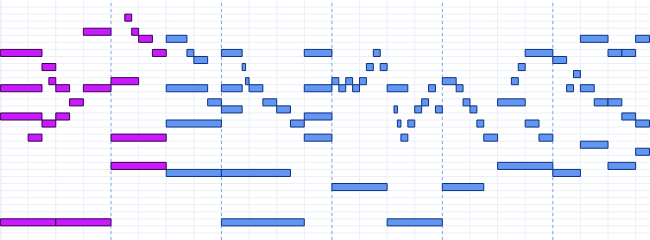

Notebook cell for this chart:
### Code cell
html_string = fig.to_html(full_html=False, include_plotlyjs='cdn', config=config)
plot_dict['midi_roll'] = html_string
with open(plot_dict_path, 'w') as f:
    json.dump(plot_dict, f)

fig.update_layout(
    width=650
)

fig.show(config=config)

### Figure 1 — Plotly figure (JSON) as saved in the notebook; plotly's stock layout.template omitted (floating-point values rounded to 4 significant figures)
{"data": [{"fill": "toself", "fillcolor": "#C91BFE", "hoverinfo": "text", "line": {"color": "#3A004C", "width": 1}, "mode": "lines", "text": "G2", "type": "scatter", "x": [0, 2.0, 2.0, 0, 0], "y": [42.5, 42.5, 43.5, 43.5, 42.5]}, {"fill": "toself", "fillcolor": "#C91BFE", "hoverinfo": "text", "line": {"color": "#3A004C", "width": 1}, "mode": "lines", "text": "A#3", "type": "scatter", "x": [0, 1.5, 1.5, 0, 0], "y": [57.5, 57.5, 58.5, 58.5, 57.5]}, {"fill": "toself", "fillcolor": "#C91BFE", "hoverinfo": "text", "line": {"color": "#3A004C", "width": 1}, "mode": "lines", "text": "D4", "type": "scatter", "x": [0, 1.5, 1.5, 0, 0], "y": [61.5, 61.5, 62.5, 62.5, 61.5]}, {"fill": "toself", "fillcolor": "#C91BFE", "hoverinfo": "text", "line": {"color": "#3A004C", "width": 1}, "mode": "lines", "text": "G4", "type": "scatter", "x": [0, 1.5, 1.5, 0, 0], "y": [66.5, 66.5, 67.5, 67.5, 66.5]}, {"fill": "toself", "fillcolor": "#C91BFE", "hoverinfo": "text", "line": {"color": "#3A004C", "width": 1}, "mode": "lines", "text": "G3", "type": "scatter", "x": [1.0, 1.5, 1.5, 1.0, 1.0], "y": [54.5, 54.5, 55.5, 55.5, 54.5]}, {"fill": "toself", "fillcolor": "#C91BFE", "hoverinfo": "text", "line": {"color": "#3A004C", "width": 1}, "mode": "lines", "text": "A3", "type": "scatter", "x": [1.5, 2.0, 2.0, 1.5, 1.5], "y": [56.5, 56.5, 57.5, 57.5, 56.5]}, {"fill": "toself", "fillcolor": "#C91BFE", "hoverinfo": "text", "line": {"color": "#3A004C", "width": 1}, "mode": "lines", "text": "F4", "type": "scatter", "x": [1.5, 2.0, 2.0, 1.5, 1.5], "y": [64.5, 64.5, 65.5, 65.5, 64.5]}, {"fill": "toself", "fillcolor": "#C91BFE", "hoverinfo": "text", "line": {"color": "#3A004C", "width": 1}, "mode": "lines", "text": "D#4", "type": "scatter", "x": [1.75, 2.0, 2.0, 1.75, 1.75], "y": [62.5, 62.5, 63.5, 63.5, 62.5]}, {"fill": "toself", "fillcolor": "#C91BFE", "hoverinfo": "text", "line": {"color": "#3A004C", "width": 1}, "mode": "lines", "text": "G2", "type": "scatter", "x": [2.0, 4.0, 4.0, 2.0, 2.0], "y": [42.5, 42.5, 43.5, 43.5, 42.5]}, {"fill": "toself", "fillcolor": "#C91BFE", "hoverinfo": "text", "line": {"color": "#3A004C", "width": 1}, "mode": "lines", "text": "A#3", "type": "scatter", "x": [2.0, 2.5, 2.5, 2.0, 2.0], "y": [57.5, 57.5, 58.5, 58.5, 57.5]}, {"fill": "toself", "fillcolor": "#C91BFE", "hoverinfo": "text", "line": {"color": "#3A004C", "width": 1}, "mode": "lines", "text": "D4", "type": "scatter", "x": [2.0, 2.5, 2.5, 2.0, 2.0], "y": [61.5, 61.5, 62.5, 62.5, 61.5]}, {"fill": "toself", "fillcolor": "#C91BFE", "hoverinfo": "text", "line": {"color": "#3A004C", "width": 1}, "mode": "lines", "text": "C4", "type": "scatter", "x": [2.5, 3.0, 3.0, 2.5, 2.5], "y": [59.5, 59.5, 60.5, 60.5, 59.5]}, {"fill": "toself", "fillcolor": "#C91BFE", "hoverinfo": "text", "line": {"color": "#3A004C", "width": 1}, "mode": "lines", "text": "D4", "type": "scatter", "x": [3.0, 4.0, 4.0, 3.0, 3.0], "y": [61.5, 61.5, 62.5, 62.5, 61.5]}, {"fill": "toself", "fillcolor": "#C91BFE", "hoverinfo": "text", "line": {"color": "#3A004C", "width": 1}, "mode": "lines", "text": "A#4", "type": "scatter", "x": [3.0, 4.0, 4.0, 3.0, 3.0], "y": [69.5, 69.5, 70.5, 70.5, 69.5]}, {"fill": "toself", "fillcolor": "#C91BFE", "hoverinfo": "text", "line": {"color": "#3A004C", "width": 1}, "mode": "lines", "text": "D#3", "type": "scatter", "x": [4.0, 6.0, 6.0, 4.0, 4.0], "y": [50.5, 50.5, 51.5, 51.5, 50.5]}, {"fill": "toself", "fillcolor": "#C91BFE", "hoverinfo": "text", "line": {"color": "#3A004C", "width": 1}, "mode": "lines", "text": "G3", "type": "scatter", "x": [4.0, 6.0, 6.0, 4.0, 4.0], "y": [54.5, 54.5, 55.5, 55.5, 54.5]}, {"fill": "toself", "fillcolor": "#C91BFE", "hoverinfo": "text", "line": {"color": "#3A004C", "width": 1}, "mode": "lines", "text": "D#4", "type": "scatter", "x": [4.0, 5.0, 5.0, 4.0, 4.0], "y": [62.5, 62.5, 63.5, 63.5, 62.5]}, {"fill": "toself", "fillcolor": "#C91BFE", "hoverinfo": "text", "line": {"color": "#3A004C", "width": 1}, "mode": "lines", "text": "C5", "type": "scatter", "x": [4.5, 4.75, 4.75, 4.5, 4.5], "y": [71.5, 71.5, 72.5, 72.5, 71.5]}, {"fill": "toself", "fillcolor": "#C91BFE", "hoverinfo": "text", "line": {"color": "#3A004C", "width": 1}, "mode": "lines", "text": "A#4", "type": "scatter", "x": [4.75, 5.0, 5.0, 4.75, 4.75], "y": [69.5, 69.5, 70.5, 70.5, 69.5]}, {"fill": "toself", "fillcolor": "#C91BFE", "hoverinfo": "text", "line": {"color": "#3A004C", "width": 1}, "mode": "lines", "text": "A4", "type": "scatter", "x": [5.0, 5.5, 5.5, 5.0, 5.0], "y": [68.5, 68.5, 69.5, 69.5, 68.5]}, {"fill": "toself", "fillcolor": "#C91BFE", "hoverinfo": "text", "line": {"color": "#3A004C", "width": 1}, "mode": "lines", "text": "G4", "type": "scatter", "x": [5.5, 6.0, 6.0, 5.5, 5.5], "y": [66.5, 66.5, 67.5, 67.5, 66.5]}, {"fill": "toself", "fillcolor": "#6395F2", "hoverinfo": "text", "line": {"color": "#0A337F", "width": 1}, "mode": "lines", "text": "D3", "type": "scatter", "x": [6.0, 8.0, 8.0, 6.0, 6.0], "y": [49.5, 49.5, 50.5, 50.5, 49.5]}, {"fill": "toself", "fillcolor": "#6395F2", "hoverinfo": "text", "line": {"color": "#0A337F", "width": 1}, "mode": "lines", "text": "A3", "type": "scatter", "x": [6.0, 8.0, 8.0, 6.0, 6.0], "y": [56.5, 56.5, 57.5, 57.5, 56.5]}, {"fill": "toself", "fillcolor": "#6395F2", "hoverinfo": "text", "line": {"color": "#0A337F", "width": 1}, "mode": "lines", "text": "D4", "type": "scatter", "x": [6.0, 7.5, 7.5, 6.0, 6.0], "y": [61.5, 61.5, 62.5, 62.5, 61.5]}, {"fill": "toself", "fillcolor": "#6395F2", "hoverinfo": "text", "line": {"color": "#0A337F", "width": 1}, "mode": "lines", "text": "A4", "type": "scatter", "x": [6.0, 6.75, 6.75, 6.0, 6.0], "y": [68.5, 68.5, 69.5, 69.5, 68.5]}, {"fill": "toself", "fillcolor": "#6395F2", "hoverinfo": "text", "line": {"color": "#0A337F", "width": 1}, "mode": "lines", "text": "G4", "type": "scatter", "x": [6.75, 7.0, 7.0, 6.75, 6.75], "y": [66.5, 66.5, 67.5, 67.5, 66.5]}, {"fill": "toself", "fillcolor": "#6395F2", "hoverinfo": "text", "line": {"color": "#0A337F", "width": 1}, "mode": "lines", "text": "F#4", "type": "scatter", "x": [7.0, 7.5, 7.5, 7.0, 7.0], "y": [65.5, 65.5, 66.5, 66.5, 65.5]}, {"fill": "toself", "fillcolor": "#6395F2", "hoverinfo": "text", "line": {"color": "#0A337F", "width": 1}, "mode": "lines", "text": "C4", "type": "scatter", "x": [7.5, 8.0, 8.0, 7.5, 7.5], "y": [59.5, 59.5, 60.5, 60.5, 59.5]}, {"fill": "toself", "fillcolor": "#6395F2", "hoverinfo": "text", "line": {"color": "#0A337F", "width": 1}, "mode": "lines", "text": "G2", "type": "scatter", "x": [8.0, 11.0, 11.0, 8.0, 8.0], "y": [42.5, 42.5, 43.5, 43.5, 42.5]}, {"fill": "toself", "fillcolor": "#6395F2", "hoverinfo": "text", "line": {"color": "#0A337F", "width": 1}, "mode": "lines", "text": "D3", "type": "scatter", "x": [8.0, 10.5, 10.5, 8.0, 8.0], "y": [49.5, 49.5, 50.5, 50.5, 49.5]}, {"fill": "toself", "fillcolor": "#6395F2", "hoverinfo": "text", "line": {"color": "#0A337F", "width": 1}, "mode": "lines", "text": "B3", "type": "scatter", "x": [8.0, 8.75, 8.75, 8.0, 8.0], "y": [58.5, 58.5, 59.5, 59.5, 58.5]}, {"fill": "toself", "fillcolor": "#6395F2", "hoverinfo": "text", "line": {"color": "#0A337F", "width": 1}, "mode": "lines", "text": "D4", "type": "scatter", "x": [8.0, 8.75, 8.75, 8.0, 8.0], "y": [61.5, 61.5, 62.5, 62.5, 61.5]}, {"fill": "toself", "fillcolor": "#6395F2", "hoverinfo": "text", "line": {"color": "#0A337F", "width": 1}, "mode": "lines", "text": "G4", "type": "scatter", "x": [8.0, 8.75, 8.75, 8.0, 8.0], "y": [66.5, 66.5, 67.5, 67.5, 66.5]}, {"fill": "toself", "fillcolor": "#6395F2", "hoverinfo": "text", "line": {"color": "#0A337F", "width": 1}, "mode": "lines", "text": "F4", "type": "scatter", "x": [8.75, 8.873, 8.873, 8.75, 8.75], "y": [64.5, 64.5, 65.5, 65.5, 64.5]}, {"fill": "toself", "fillcolor": "#6395F2", "hoverinfo": "text", "line": {"color": "#0A337F", "width": 1}, "mode": "lines", "text": "D#4", "type": "scatter", "x": [8.873, 9.0, 9.0, 8.873, 8.873], "y": [62.5, 62.5, 63.5, 63.5, 62.5]}, {"fill": "toself", "fillcolor": "#6395F2", "hoverinfo": "text", "line": {"color": "#0A337F", "width": 1}, "mode": "lines", "text": "D4", "type": "scatter", "x": [9.0, 9.5, 9.5, 9.0, 9.0], "y": [61.5, 61.5, 62.5, 62.5, 61.5]}, {"fill": "toself", "fillcolor": "#6395F2", "hoverinfo": "text", "line": {"color": "#0A337F", "width": 1}, "mode": "lines", "text": "C4", "type": "scatter", "x": [9.5, 10.0, 10.0, 9.5, 9.5], "y": [59.5, 59.5, 60.5, 60.5, 59.5]}, {"fill": "toself", "fillcolor": "#6395F2", "hoverinfo": "text", "line": {"color": "#0A337F", "width": 1}, "mode": "lines", "text": "B3", "type": "scatter", "x": [10.0, 10.5, 10.5, 10.0, 10.0], "y": [58.5, 58.5, 59.5, 59.5, 58.5]}, {"fill": "toself", "fillcolor": "#6395F2", "hoverinfo": "text", "line": {"color": "#0A337F", "width": 1}, "mode": "lines", "text": "A3", "type": "scatter", "x": [10.5, 11.0, 11.0, 10.5, 10.5], "y": [56.5, 56.5, 57.5, 57.5, 56.5]}, {"fill": "toself", "fillcolor": "#6395F2", "hoverinfo": "text", "line": {"color": "#0A337F", "width": 1}, "mode": "lines", "text": "G3", "type": "scatter", "x": [11.0, 12.0, 12.0, 11.0, 11.0], "y": [54.5, 54.5, 55.5, 55.5, 54.5]}, {"fill": "toself", "fillcolor": "#6395F2", "hoverinfo": "text", "line": {"color": "#0A337F", "width": 1}, "mode": "lines", "text": "A#3", "type": "scatter", "x": [11.0, 12.0, 12.0, 11.0, 11.0], "y": [57.5, 57.5, 58.5, 58.5, 57.5]}, {"fill": "toself", "fillcolor": "#6395F2", "hoverinfo": "text", "line": {"color": "#0A337F", "width": 1}, "mode": "lines", "text": "D4", "type": "scatter", "x": [11.0, 12.0, 12.0, 11.0, 11.0], "y": [61.5, 61.5, 62.5, 62.5, 61.5]}, {"fill": "toself", "fillcolor": "#6395F2", "hoverinfo": "text", "line": {"color": "#0A337F", "width": 1}, "mode": "lines", "text": "G4", "type": "scatter", "x": [11.0, 12.0, 12.0, 11.0, 11.0], "y": [66.5, 66.5, 67.5, 67.5, 66.5]}, {"fill": "toself", "fillcolor": "#6395F2", "hoverinfo": "text", "line": {"color": "#0A337F", "width": 1}, "mode": "lines", "text": "C3", "type": "scatter", "x": [12.0, 14.0, 14.0, 12.0, 12.0], "y": [47.5, 47.5, 48.5, 48.5, 47.5]}, {"fill": "toself", "fillcolor": "#6395F2", "hoverinfo": "text", "line": {"color": "#0A337F", "width": 1}, "mode": "lines", "text": "D#4", "type": "scatter", "x": [12.0, 12.25, 12.25, 12.0, 12.0], "y": [62.5, 62.5, 63.5, 63.5, 62.5]}, {"fill": "toself", "fillcolor": "#6395F2", "hoverinfo": "text", "line": {"color": "#0A337F", "width": 1}, "mode": "lines", "text": "D4", "type": "scatter", "x": [12.25, 12.5, 12.5, 12.25, 12.25], "y": [61.5, 61.5, 62.5, 62.5, 61.5]}, {"fill": "toself", "fillcolor": "#6395F2", "hoverinfo": "text", "line": {"color": "#0A337F", "width": 1}, "mode": "lines", "text": "D#4", "type": "scatter", "x": [12.5, 12.75, 12.75, 12.5, 12.5], "y": [62.5, 62.5, 63.5, 63.5, 62.5]}, {"fill": "toself", "fillcolor": "#6395F2", "hoverinfo": "text", "line": {"color": "#0A337F", "width": 1}, "mode": "lines", "text": "D4", "type": "scatter", "x": [12.75, 13.0, 13.0, 12.75, 12.75], "y": [61.5, 61.5, 62.5, 62.5, 61.5]}, {"fill": "toself", "fillcolor": "#6395F2", "hoverinfo": "text", "line": {"color": "#0A337F", "width": 1}, "mode": "lines", "text": "D#4", "type": "scatter", "x": [13.0, 13.25, 13.25, 13.0, 13.0], "y": [62.5, 62.5, 63.5, 63.5, 62.5]}, {"fill": "toself", "fillcolor": "#6395F2", "hoverinfo": "text", "line": {"color": "#0A337F", "width": 1}, "mode": "lines", "text": "F4", "type": "scatter", "x": [13.25, 13.5, 13.5, 13.25, 13.25], "y": [64.5, 64.5, 65.5, 65.5, 64.5]}, {"fill": "toself", "fillcolor": "#6395F2", "hoverinfo": "text", "line": {"color": "#0A337F", "width": 1}, "mode": "lines", "text": "G4", "type": "scatter", "x": [13.5, 13.75, 13.75, 13.5, 13.5], "y": [66.5, 66.5, 67.5, 67.5, 66.5]}, {"fill": "toself", "fillcolor": "#6395F2", "hoverinfo": "text", "line": {"color": "#0A337F", "width": 1}, "mode": "lines", "text": "F4", "type": "scatter", "x": [13.75, 14.0, 14.0, 13.75, 13.75], "y": [64.5, 64.5, 65.5, 65.5, 64.5]}, {"fill": "toself", "fillcolor": "#6395F2", "hoverinfo": "text", "line": {"color": "#0A337F", "width": 1}, "mode": "lines", "text": "G2", "type": "scatter", "x": [14.0, 16.0, 16.0, 14.0, 14.0], "y": [42.5, 42.5, 43.5, 43.5, 42.5]}, {"fill": "toself", "fillcolor": "#6395F2", "hoverinfo": "text", "line": {"color": "#0A337F", "width": 1}, "mode": "lines", "text": "D4", "type": "scatter", "x": [14.0, 14.75, 14.75, 14.0, 14.0], "y": [61.5, 61.5, 62.5, 62.5, 61.5]}, {"fill": "toself", "fillcolor": "#6395F2", "hoverinfo": "text", "line": {"color": "#0A337F", "width": 1}, "mode": "lines", "text": "B3", "type": "scatter", "x": [14.25, 14.37, 14.37, 14.25, 14.25], "y": [58.5, 58.5, 59.5, 59.5, 58.5]}, {"fill": "toself", "fillcolor": "#6395F2", "hoverinfo": "text", "line": {"color": "#0A337F", "width": 1}, "mode": "lines", "text": "A3", "type": "scatter", "x": [14.37, 14.5, 14.5, 14.37, 14.37], "y": [56.5, 56.5, 57.5, 57.5, 56.5]}, {"fill": "toself", "fillcolor": "#6395F2", "hoverinfo": "text", "line": {"color": "#0A337F", "width": 1}, "mode": "lines", "text": "G3", "type": "scatter", "x": [14.5, 14.75, 14.75, 14.5, 14.5], "y": [54.5, 54.5, 55.5, 55.5, 54.5]}, {"fill": "toself", "fillcolor": "#6395F2", "hoverinfo": "text", "line": {"color": "#0A337F", "width": 1}, "mode": "lines", "text": "A3", "type": "scatter", "x": [14.75, 15.0, 15.0, 14.75, 14.75], "y": [56.5, 56.5, 57.5, 57.5, 56.5]}, {"fill": "toself", "fillcolor": "#6395F2", "hoverinfo": "text", "line": {"color": "#0A337F", "width": 1}, "mode": "lines", "text": "B3", "type": "scatter", "x": [15.0, 15.25, 15.25, 15.0, 15.0], "y": [58.5, 58.5, 59.5, 59.5, 58.5]}, {"fill": "toself", "fillcolor": "#6395F2", "hoverinfo": "text", "line": {"color": "#0A337F", "width": 1}, "mode": "lines", "text": "C4", "type": "scatter", "x": [15.25, 15.5, 15.5, 15.25, 15.25], "y": [59.5, 59.5, 60.5, 60.5, 59.5]}, {"fill": "toself", "fillcolor": "#6395F2", "hoverinfo": "text", "line": {"color": "#0A337F", "width": 1}, "mode": "lines", "text": "D4", "type": "scatter", "x": [15.5, 15.75, 15.75, 15.5, 15.5], "y": [61.5, 61.5, 62.5, 62.5, 61.5]}, {"fill": "toself", "fillcolor": "#6395F2", "hoverinfo": "text", "line": {"color": "#0A337F", "width": 1}, "mode": "lines", "text": "B3", "type": "scatter", "x": [15.75, 16.0, 16.0, 15.75, 15.75], "y": [58.5, 58.5, 59.5, 59.5, 58.5]}, {"fill": "toself", "fillcolor": "#6395F2", "hoverinfo": "text", "line": {"color": "#0A337F", "width": 1}, "mode": "lines", "text": "C3", "type": "scatter", "x": [16.0, 17.5, 17.5, 16.0, 16.0], "y": [47.5, 47.5, 48.5, 48.5, 47.5]}, {"fill": "toself", "fillcolor": "#6395F2", "hoverinfo": "text", "line": {"color": "#0A337F", "width": 1}, "mode": "lines", "text": "D#4", "type": "scatter", "x": [16.0, 16.5, 16.5, 16.0, 16.0], "y": [62.5, 62.5, 63.5, 63.5, 62.5]}, {"fill": "toself", "fillcolor": "#6395F2", "hoverinfo": "text", "line": {"color": "#0A337F", "width": 1}, "mode": "lines", "text": "D4", "type": "scatter", "x": [16.5, 16.75, 16.75, 16.5, 16.5], "y": [61.5, 61.5, 62.5, 62.5, 61.5]}, {"fill": "toself", "fillcolor": "#6395F2", "hoverinfo": "text", "line": {"color": "#0A337F", "width": 1}, "mode": "lines", "text": "C4", "type": "scatter", "x": [16.75, 17.0, 17.0, 16.75, 16.75], "y": [59.5, 59.5, 60.5, 60.5, 59.5]}, {"fill": "toself", "fillcolor": "#6395F2", "hoverinfo": "text", "line": {"color": "#0A337F", "width": 1}, "mode": "lines", "text": "B3", "type": "scatter", "x": [17.0, 17.25, 17.25, 17.0, 17.0], "y": [58.5, 58.5, 59.5, 59.5, 58.5]}, {"fill": "toself", "fillcolor": "#6395F2", "hoverinfo": "text", "line": {"color": "#0A337F", "width": 1}, "mode": "lines", "text": "A3", "type": "scatter", "x": [17.25, 17.5, 17.5, 17.25, 17.25], "y": [56.5, 56.5, 57.5, 57.5, 56.5]}, {"fill": "toself", "fillcolor": "#6395F2", "hoverinfo": "text", "line": {"color": "#0A337F", "width": 1}, "mode": "lines", "text": "G3", "type": "scatter", "x": [17.5, 18.0, 18.0, 17.5, 17.5], "y": [54.5, 54.5, 55.5, 55.5, 54.5]}, {"fill": "toself", "fillcolor": "#6395F2", "hoverinfo": "text", "line": {"color": "#0A337F", "width": 1}, "mode": "lines", "text": "D#3", "type": "scatter", "x": [18.0, 20.0, 20.0, 18.0, 18.0], "y": [50.5, 50.5, 51.5, 51.5, 50.5]}, {"fill": "toself", "fillcolor": "#6395F2", "hoverinfo": "text", "line": {"color": "#0A337F", "width": 1}, "mode": "lines", "text": "C4", "type": "scatter", "x": [18.0, 19.0, 19.0, 18.0, 18.0], "y": [59.5, 59.5, 60.5, 60.5, 59.5]}, {"fill": "toself", "fillcolor": "#6395F2", "hoverinfo": "text", "line": {"color": "#0A337F", "width": 1}, "mode": "lines", "text": "D#4", "type": "scatter", "x": [18.5, 18.75, 18.75, 18.5, 18.5], "y": [62.5, 62.5, 63.5, 63.5, 62.5]}, {"fill": "toself", "fillcolor": "#6395F2", "hoverinfo": "text", "line": {"color": "#0A337F", "width": 1}, "mode": "lines", "text": "F4", "type": "scatter", "x": [18.75, 19.0, 19.0, 18.75, 18.75], "y": [64.5, 64.5, 65.5, 65.5, 64.5]}, {"fill": "toself", "fillcolor": "#6395F2", "hoverinfo": "text", "line": {"color": "#0A337F", "width": 1}, "mode": "lines", "text": "G4", "type": "scatter", "x": [19.0, 20.0, 20.0, 19.0, 19.0], "y": [66.5, 66.5, 67.5, 67.5, 66.5]}, {"fill": "toself", "fillcolor": "#6395F2", "hoverinfo": "text", "line": {"color": "#0A337F", "width": 1}, "mode": "lines", "text": "A3", "type": "scatter", "x": [19.0, 19.5, 19.5, 19.0, 19.0], "y": [56.5, 56.5, 57.5, 57.5, 56.5]}, {"fill": "toself", "fillcolor": "#6395F2", "hoverinfo": "text", "line": {"color": "#0A337F", "width": 1}, "mode": "lines", "text": "G3", "type": "scatter", "x": [19.5, 20.0, 20.0, 19.5, 19.5], "y": [54.5, 54.5, 55.5, 55.5, 54.5]}, {"fill": "toself", "fillcolor": "#6395F2", "hoverinfo": "text", "line": {"color": "#0A337F", "width": 1}, "mode": "lines", "text": "D3", "type": "scatter", "x": [20.0, 21.0, 21.0, 20.0, 20.0], "y": [49.5, 49.5, 50.5, 50.5, 49.5]}, {"fill": "toself", "fillcolor": "#6395F2", "hoverinfo": "text", "line": {"color": "#0A337F", "width": 1}, "mode": "lines", "text": "F#4", "type": "scatter", "x": [20.0, 20.5, 20.5, 20.0, 20.0], "y": [65.5, 65.5, 66.5, 66.5, 65.5]}, {"fill": "toself", "fillcolor": "#6395F2", "hoverinfo": "text", "line": {"color": "#0A337F", "width": 1}, "mode": "lines", "text": "D4", "type": "scatter", "x": [20.5, 20.75, 20.75, 20.5, 20.5], "y": [61.5, 61.5, 62.5, 62.5, 61.5]}, {"fill": "toself", "fillcolor": "#6395F2", "hoverinfo": "text", "line": {"color": "#0A337F", "width": 1}, "mode": "lines", "text": "E4", "type": "scatter", "x": [20.75, 21.0, 21.0, 20.75, 20.75], "y": [63.5, 63.5, 64.5, 64.5, 63.5]}, {"fill": "toself", "fillcolor": "#6395F2", "hoverinfo": "text", "line": {"color": "#0A337F", "width": 1}, "mode": "lines", "text": "F#3", "type": "scatter", "x": [21.0, 22.0, 22.0, 21.0, 21.0], "y": [53.5, 53.5, 54.5, 54.5, 53.5]}, {"fill": "toself", "fillcolor": "#6395F2", "hoverinfo": "text", "line": {"color": "#0A337F", "width": 1}, "mode": "lines", "text": "A4", "type": "scatter", "x": [21.0, 22.0, 22.0, 21.0, 21.0], "y": [68.5, 68.5, 69.5, 69.5, 68.5]}, {"fill": "toself", "fillcolor": "#6395F2", "hoverinfo": "text", "line": {"color": "#0A337F", "width": 1}, "mode": "lines", "text": "D4", "type": "scatter", "x": [21.0, 21.5, 21.5, 21.0, 21.0], "y": [61.5, 61.5, 62.5, 62.5, 61.5]}, {"fill": "toself", "fillcolor": "#6395F2", "hoverinfo": "text", "line": {"color": "#0A337F", "width": 1}, "mode": "lines", "text": "C4", "type": "scatter", "x": [21.5, 22.0, 22.0, 21.5, 21.5], "y": [59.5, 59.5, 60.5, 60.5, 59.5]}, {"fill": "toself", "fillcolor": "#6395F2", "hoverinfo": "text", "line": {"color": "#0A337F", "width": 1}, "mode": "lines", "text": "D#3", "type": "scatter", "x": [22.0, 23.0, 23.0, 22.0, 22.0], "y": [50.5, 50.5, 51.5, 51.5, 50.5]}, {"fill": "toself", "fillcolor": "#6395F2", "hoverinfo": "text", "line": {"color": "#0A337F", "width": 1}, "mode": "lines", "text": "C4", "type": "scatter", "x": [22.0, 22.5, 22.5, 22.0, 22.0], "y": [59.5, 59.5, 60.5, 60.5, 59.5]}, {"fill": "toself", "fillcolor": "#6395F2", "hoverinfo": "text", "line": {"color": "#0A337F", "width": 1}, "mode": "lines", "text": "G4", "type": "scatter", "x": [22.0, 22.5, 22.5, 22.0, 22.0], "y": [66.5, 66.5, 67.5, 67.5, 66.5]}, {"fill": "toself", "fillcolor": "#6395F2", "hoverinfo": "text", "line": {"color": "#0A337F", "width": 1}, "mode": "lines", "text": "A#3", "type": "scatter", "x": [22.5, 23.0, 23.0, 22.5, 22.5], "y": [57.5, 57.5, 58.5, 58.5, 57.5]}, {"fill": "toself", "fillcolor": "#6395F2", "hoverinfo": "text", "line": {"color": "#0A337F", "width": 1}, "mode": "lines", "text": "G4", "type": "scatter", "x": [22.5, 23.0, 23.0, 22.5, 22.5], "y": [66.5, 66.5, 67.5, 67.5, 66.5]}, {"fill": "toself", "fillcolor": "#6395F2", "hoverinfo": "text", "line": {"color": "#0A337F", "width": 1}, "mode": "lines", "text": "F3", "type": "scatter", "x": [23.0, 23.5, 23.5, 23.0, 23.0], "y": [52.5, 52.5, 53.5, 53.5, 52.5]}, {"fill": "toself", "fillcolor": "#6395F2", "hoverinfo": "text", "line": {"color": "#0A337F", "width": 1}, "mode": "lines", "text": "A3", "type": "scatter", "x": [23.0, 23.5, 23.5, 23.0, 23.0], "y": [56.5, 56.5, 57.5, 57.5, 56.5]}, {"fill": "toself", "fillcolor": "#6395F2", "hoverinfo": "text", "line": {"color": "#0A337F", "width": 1}, "mode": "lines", "text": "A4", "type": "scatter", "x": [23.0, 23.5, 23.5, 23.0, 23.0], "y": [68.5, 68.5, 69.5, 69.5, 68.5]}], "layout": {"height": 200, "margin": {"b": 0, "l": 0, "r": 0, "t": 0}, "shapes": [{"line": {"color": "#1258DC", "dash": "dot", "width": 0.5}, "type": "line", "x0": 4, "x1": 4, "y0": 40.5, "y1": 74.5}, {"line": {"color": "#1258DC", "dash": "dot", "width": 0.5}, "type": "line", "x0": 8, "x1": 8, "y0": 40.5, "y1": 74.5}, {"line": {"color": "#1258DC", "dash": "dot", "width": 0.5}, "type": "line", "x0": 12, "x1": 12, "y0": 40.5, "y1": 74.5}, {"line": {"color": "#1258DC", "dash": "dot", "width": 0.5}, "type": "line", "x0": 16, "x1": 16, "y0": 40.5, "y1": 74.5}, {"line": {"color": "#1258DC", "dash": "dot", "width": 0.5}, "type": "line", "x0": 20, "x1": 20, "y0": 40.5, "y1": 74.5}], "showlegend": false, "width": 650, "xaxis": {"dtick": 1, "gridwidth": 1, "maxallowed": 23.52, "minallowed": -0.02, "range": [-0.02, 23.52], "showgrid": true, "showticklabels": false}, "yaxis": {"dtick": 1, "gridwidth": 1, "maxallowed": 74.5, "minallowed": 40.5, "range": [40.5, 74.5], "showgrid": true, "showticklabels": false, "tick0": 0.5}}}
